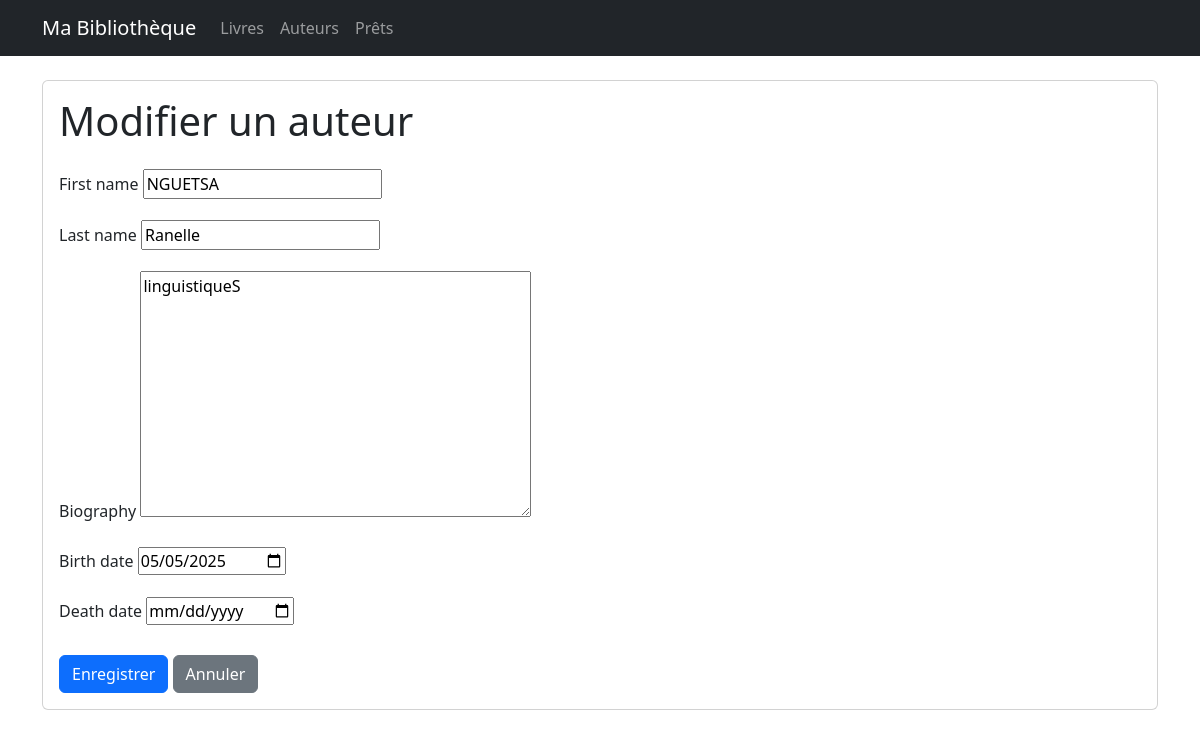
Page /catalogue/author/1/edit/ (signed in) on the committed database.
### catalogue/models.py (models this page shows, shortened)
class Author(models.Model):
    first_name = models.CharField(max_length=100)
    last_name = models.CharField(max_length=100)
    biography = models.TextField(blank=True)
    birth_date = models.DateField(null=True, blank=True)
    death_date = models.DateField(null=True, blank=True)
    class Meta:
        ordering = ['last_name', 'first_name']

### catalogue/views.py (the view)
# urls.py: path('author/<int:pk>/edit/', views.author_update, name='author_update'),
@login_required
def author_update(request, pk):
    author = get_object_or_404(Author, pk=pk)
    if request.method == 'POST':
        form = AuthorForm(request.POST, instance=author)
        if form.is_valid():
            author = form.save()
            messages.success(request, f'L\'auteur "{author}" a été mis à jour avec succès.')
            return redirect('catalogue:author_list')
    else:
        form = AuthorForm(instance=author)
    return render(request, 'catalogue/author_form.html', {
        'form': form,
        'title': 'Modifier l\'auteur'
    })

### catalogue/forms.py
class AuthorForm(forms.ModelForm):
    class Meta:
        model = Author
        fields = ['first_name', 'last_name', 'biography', 'birth_date', 'death_date']
        widgets = {
            'birth_date': forms.DateInput(attrs={'type': 'date'}),
            'death_date': forms.DateInput(attrs={'type': 'date'}),
        }

### catalogue/templates/catalogue/author_form.html (shortened to what this page needs)
{% extends 'catalogue/base.html' %}
{% block content %}
<div class="card">
    <div class="card-body">
        <h1 class="card-title">{% if form.instance.pk %}Modifier{% else %}Ajouter{% endif %} un auteur</h1>
        <form method="post" class="mt-4">
            {% for field in form %}
            <div class="mb-3">
                <label for="{{ field.id_for_label }}" class="form-label">{{ field.label }}</label>
                {{ field }}
            </div>
            {% endfor %}
            <div class="mt-4">
                <button type="submit" class="btn btn-primary">Enregistrer</button>
                <a href="{% url 'catalogue:author_list' %}" class="btn btn-secondary">Annuler</a>
            </div>
        </form>
    </div>
</div>
{% endblock %}

### rows in the picture
Author: form "NGUETSA" "Ranelle" "linguistiqueS" "05/05/2025"

### other values in the picture
{{ field.label }} "First name" "Last name" "Biography" "Birth date" "Death date"
